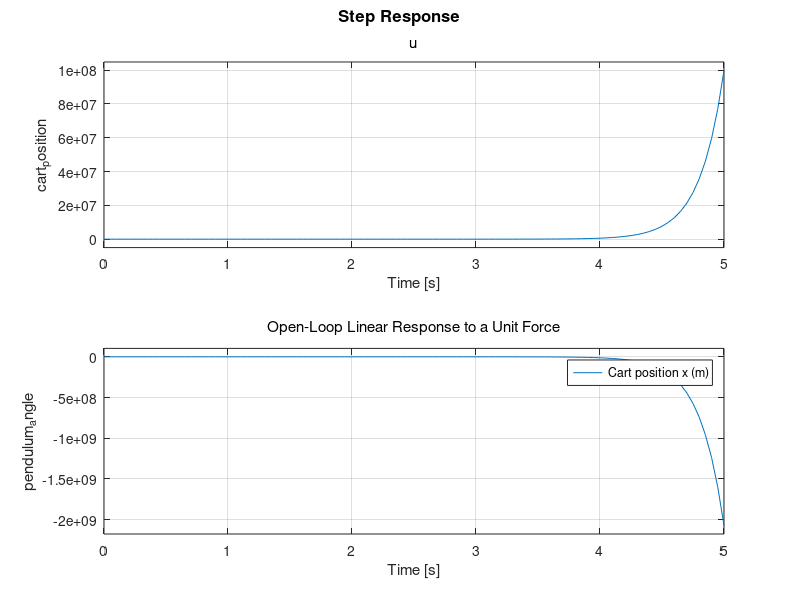

The MATLAB script that drew this image: (Note: this script raises an error after producing the figure.)

%% INVERTED PENDULUM ON A CART - PHASE 1
% Lagrangian modelling, nonlinear equations, linearization,
% state-space representation, transfer functions and stability.
%
% Verify assumptions 1-4 against your SolidWorks assembly.
% All calculations use SI units.

clear; clc; close all;

%% 1. PARAMETERS

g = 9.81;                       % Gravity (m/s^2)

% Moving cart / clevis mass
M = 3.085144;                   % kg

% Pendulum rod
m = 0.578458;                   % kg
rodLength = 0.610;              % m
l = rodLength/2;                % assumed pivot-to-COM distance (m)

% SolidWorks inertia at centre of mass:
% conversion: 1 g.mm^2 = 1e-9 kg.m^2
Ixx_G = 2.007e7 * 1e-9;         % kg.m^2
Iyy_G = 23365.534 * 1e-9;       % kg.m^2
Izz_G = 2.006e7 * 1e-9;         % kg.m^2

% Assumed rotation axis: SolidWorks Z axis
I_G = Izz_G;

% Damping coefficients (unknown; initially idealized)
b = 0;                          % N.s/m
c = 0;                          % N.m.s/rad

%% 2. INERTIA ABOUT THE PIVOT

% Parallel-axis theorem
I_p = I_G + m*l^2;

% Determinant of the coupled acceleration matrix
Delta = (M+m)*I_p - (m*l)^2;

assert(Delta > 0, ...
    'Invalid parameters: determinant must be positive.');

fprintf('\n===== MODEL PARAMETERS =====\n');
fprintf('Cart mass M              = %.6f kg\n', M);
fprintf('Pendulum mass m          = %.6f kg\n', m);
fprintf('Rod length               = %.6f m\n', rodLength);
fprintf('Pivot-to-COM distance l  = %.6f m (assumed)\n', l);
fprintf('COM inertia I_G          = %.8f kg.m^2\n', I_G);
fprintf('Pivot inertia I_p        = %.8f kg.m^2\n', I_p);
fprintf('Delta                    = %.8f\n', Delta);

%% 3. LAGRANGIAN DERIVATION
%
% Generalized coordinates:
% q = [x; theta]
%
% x     = cart position
% theta = pendulum angle from the upright vertical
%
% Pendulum COM coordinates:
% X_G = x + l*sin(theta)
% Y_G = l*cos(theta)
%
% Squared COM speed:
% v_G^2 = xdot^2 + 2*l*xdot*thetadot*cos(theta)
%         + l^2*thetadot^2
%
% Kinetic energy:
% T = 0.5*(M+m)*xdot^2
%     + m*l*xdot*thetadot*cos(theta)
%     + 0.5*I_p*thetadot^2
%
% Potential energy:
% V = m*g*l*cos(theta)
%
% Lagrangian:
% L = T - V
%
% Lagrange equations:
% d/dt(dL/dxdot) - dL/dx = u - b*xdot
% d/dt(dL/dthetadot) - dL/dtheta = -c*thetadot
%
% Nonlinear equations:
% (M+m)*xdd + b*xdot + m*l*cos(theta)*thetadd
%   - m*l*sin(theta)*thetadot^2 = u
%
% m*l*cos(theta)*xdd + I_p*thetadd
%   - m*g*l*sin(theta) + c*thetadot = 0

%% 4. NONLINEAR EQUATIONS IN ACCELERATION FORM
%
% Define:
% r1 = u - b*xdot + m*l*sin(theta)*thetadot^2
% r2 = m*g*l*sin(theta) - c*thetadot
%
% Then:
% [M+m,     m*l*cos(theta)] [xdd    ] = [r1]
% [m*l*cos, I_p           ] [thetadd]   [r2]
%
% The nonlinearODE function at the end solves this system.

%% 5. LINEARIZATION ABOUT THETA = 0
%
% Small-angle approximations:
% sin(theta) ~ theta
% cos(theta) ~ 1
% theta_dot^2 is neglected as a second-order term.
%
% Linearized equations:
% (M+m)*xdd + b*xdot + m*l*thetadd = u
% m*l*xdd + I_p*thetadd - m*g*l*theta
%   + c*thetadot = 0
%
% State vector:
% z = [x; xdot; theta; thetadot]
%
% State-space form:
% zdot = A*z + B*u
% y = C*z + D*u
%
% Outputs: y = [x; theta]

A = [ ...
    0, 1, 0, 0;
    0, -I_p*b/Delta, -(m^2*g*l^2)/Delta, m*l*c/Delta;
    0, 0, 0, 1;
    0, m*l*b/Delta, (M+m)*m*g*l/Delta, -(M+m)*c/Delta
    ];

B = [ ...
    0;
    I_p/Delta;
    0;
    -m*l/Delta
    ];

C = [ ...
    1, 0, 0, 0;
    0, 0, 1, 0
    ];

D = [0; 0];

sys = ss(A,B,C,D);

sys.StateName = {'x','xdot','theta','thetadot'};
sys.InputName = {'u'};
sys.OutputName = {'cart_position','pendulum_angle'};

fprintf('\n===== STATE-SPACE MODEL =====\n');
disp('A ='); disp(A);
disp('B ='); disp(B);
disp('C ='); disp(C);
disp('D ='); disp(D);

%% 6. TRANSFER FUNCTIONS

% Transfer function from cart force u to cart position x
G_cart = minreal(tf(sys(1,1)));

% Transfer function from cart force u to pendulum angle theta
G_theta = minreal(tf(sys(2,1)));

fprintf('\n===== TRANSFER FUNCTIONS =====\n');
disp('Cart position X(s)/U(s):');
G_cart

disp('Pendulum angle Theta(s)/U(s):');
G_theta

%% 7. OPEN-LOOP EIGENVALUES AND STABILITY

lambda = eig(A);

fprintf('\n===== OPEN-LOOP EIGENVALUES =====\n');
disp(lambda);

if any(real(lambda) > 1e-8)
    fprintf(['The upright equilibrium is unstable: ', ...
        'at least one eigenvalue has positive real part.\n']);
else
    fprintf(['No positive-real-part eigenvalue detected. ', ...
        'Check the angle convention and parameters.\n']);
end

%% 8. PLOT LINEAR MODEL RESPONSE
% Unit-force input. This is not a closed-loop controller.

figure('Name','Linear State-Space Response');
step(sys,5);
grid on;
title('Open-Loop Linear Response to a Unit Force');
legend('Cart position x (m)', ...
       'Pendulum angle theta (rad)', ...
       'Location','best');

%% 9. OPTIONAL NONLINEAR OPEN-LOOP SIMULATION

% State initial conditions:
% x = 0 m
% xdot = 0 m/s
% theta = 2 degrees
% thetadot = 0 rad/s

uConstant = 0;                  % N
tspan = [0 3];                  % seconds
z0 = [0; 0; deg2rad(2); 0];

odefun = @(t,z) nonlinearODE( ...
    t,z,M,m,l,I_p,g,b,c,uConstant);

[tNL,zNL] = ode45(odefun,tspan,z0);

figure('Name','Nonlinear Pendulum Angle');
plot(tNL,rad2deg(zNL(:,3)),'LineWidth',1.5);
grid on;
xlabel('Time (s)');
ylabel('Pendulum angle (degrees)');
title('Nonlinear Open-Loop Pendulum Response');

figure('Name','Nonlinear Cart Position');
plot(tNL,zNL(:,1),'LineWidth',1.5);
grid on;
xlabel('Time (s)');
ylabel('Cart position (m)');
title('Nonlinear Open-Loop Cart Motion');

%% 10. SAVE THE MODEL

save('inverted_pendulum_phase1.mat', ...
    'M','m','l','rodLength','g','I_G','I_p', ...
    'Ixx_G','Iyy_G','Izz_G','b','c', ...
    'A','B','C','D','sys','G_cart','G_theta','lambda');

fprintf('\nModel saved as inverted_pendulum_phase1.mat\n');

%% LOCAL FUNCTION: NONLINEAR EQUATIONS OF MOTION
function dz = nonlinearODE(~,z,M,m,l,I_p,g,b,c,u)

    xdot = z(2);
    theta = z(3);
    thetadot = z(4);

    % Right-hand-side terms
    r1 = u - b*xdot + m*l*sin(theta)*thetadot^2;
    r2 = m*g*l*sin(theta) - c*thetadot;

    % Determinant of the nonlinear mass matrix
    DeltaNL = (M+m)*I_p - (m*l*cos(theta))^2;

    % Solve for cart and pendulum angular acceleration
    xdd = (I_p*r1 - m*l*cos(theta)*r2)/DeltaNL;

    thetadd = ((M+m)*r2 - m*l*cos(theta)*r1)/DeltaNL;

    dz = [xdot; xdd; thetadot; thetadd];
end
